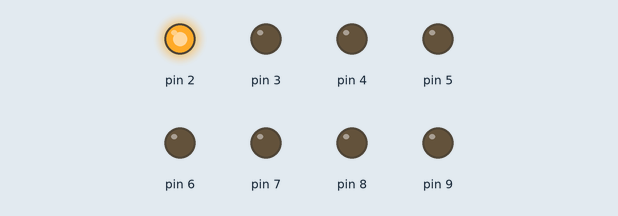
This sketch was run on a simulated Arduino Uno, built with avr-gcc and run on an emulated ATmega328P. Parts: output pins drawn as LEDs (lit = HIGH).

Above: at 0.1 s.
At 1.1 s:
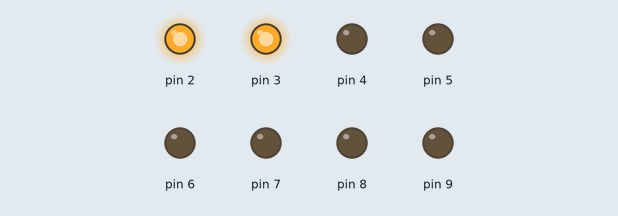
At 2.1 s:
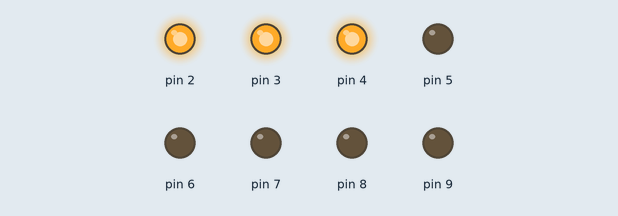
At 3.1 s:
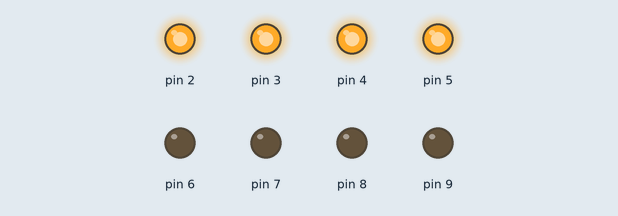
At 5.1 s:
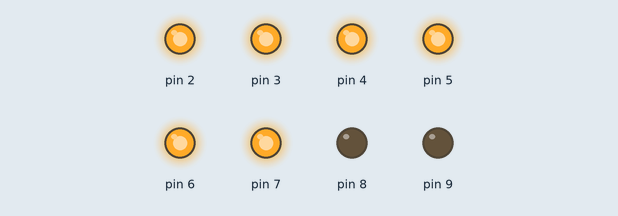
At 7.1 s:
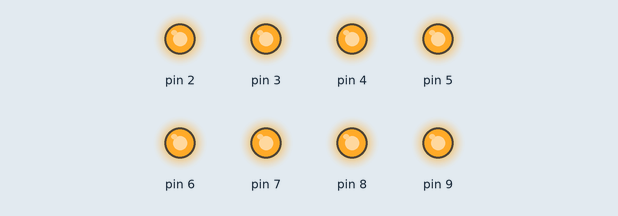
Timing chart, 0 to 8.6 s (numbered marks = the images above):
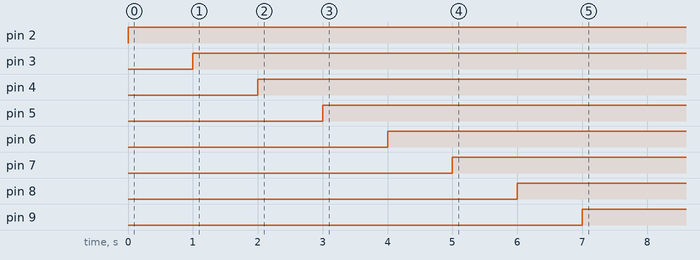

Measured:
- by itself, pin 2: LOW → HIGH at 0.00 s
- by itself, pin 3: LOW → HIGH at 1.0 s
- by itself, pin 4: LOW → HIGH at 2.0 s
- by itself, pin 5: LOW → HIGH at 3.0 s
- by itself, pin 6: LOW → HIGH at 4.0 s
- by itself, pin 7: LOW → HIGH at 5.0 s
- by itself, pin 8: LOW → HIGH at 6.0 s
- by itself, pin 9: LOW → HIGH at 7.0 s

The sketch:

for8LedOUTPUT.ino
```cpp
int i;
void setup() {
  for (i=2; i<=9; i++)
  {
  pinMode(i, OUTPUT);
  }
}

void loop() {
  for(i=2;i<=9;i++)
  {
	  digitalWrite(i,HIGH);
	  delay(1000);
  }
}
```
